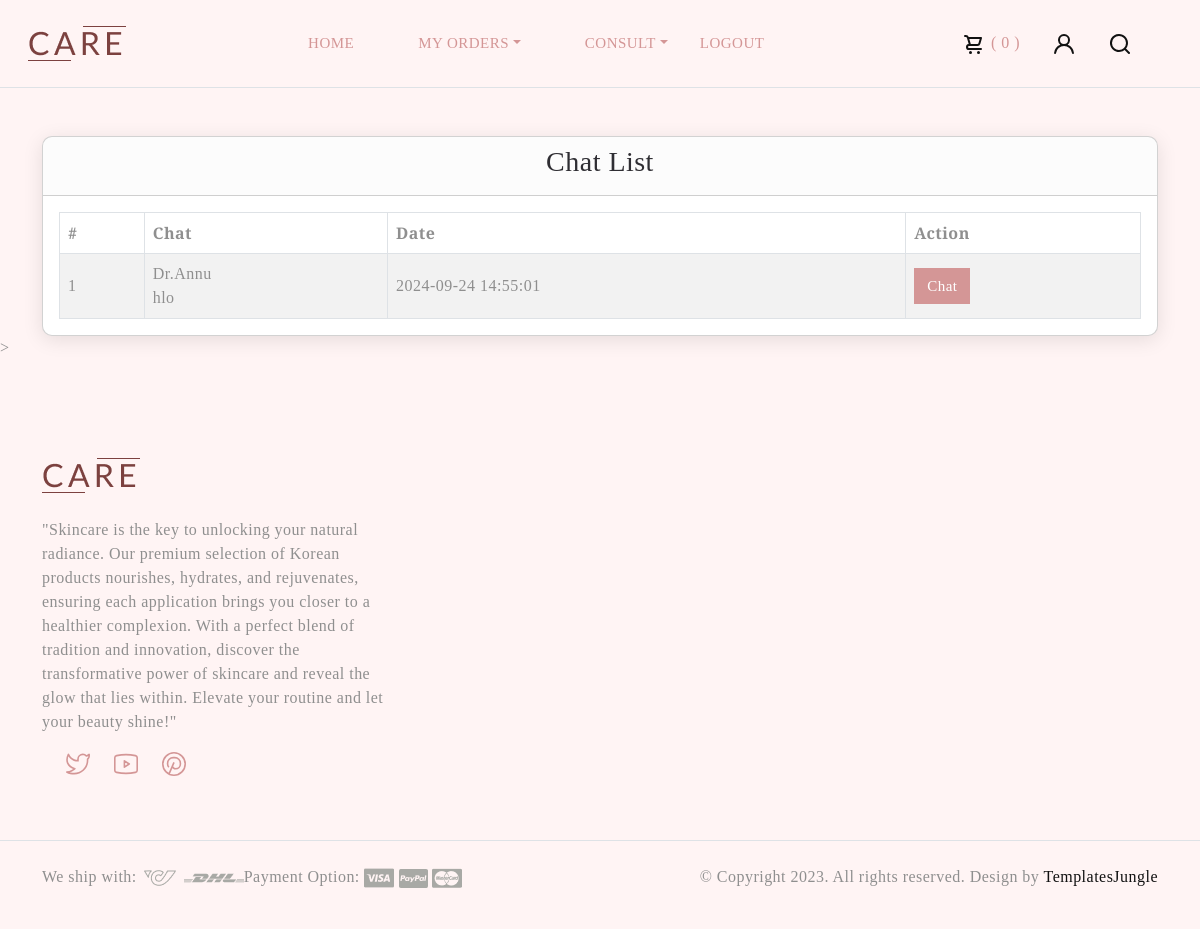
The app's page /Project/User/ChatList.php (signed in) with its own data.
### tables this page shows
CREATE TABLE `tbl_chatlist` (
  `chatlist_id` int(11) NOT NULL,
  `from_id` int(11) NOT NULL,
  `to_id` int(11) NOT NULL,
  `chat_content` varchar(500) NOT NULL,
  `chat_datetime` varchar(50) NOT NULL,
  `chat_type` varchar(20) NOT NULL
);

CREATE TABLE `tbl_derma` (
  `derma_id` int(11) NOT NULL,
  `derma_name` varchar(40) NOT NULL,
  `derma_vstatus` int(11) NOT NULL DEFAULT 0,
  `derma_email` varchar(29) NOT NULL,
  `derma_password` varchar(20) NOT NULL,
  `derma_address` varchar(50) NOT NULL,
  `derma_photo` varchar(100) NOT NULL,
  `derma_proof` varchar(100) NOT NULL,
  `derma_doj` varchar(20) NOT NULL,
  `derma_contact` int(11) NOT NULL,
  `place_id` int(11) NOT NULL
);

### Project/User/ChatList.php (the view, shortened to what this page needs)
<?php
include("Head.php");
?>
<!DOCTYPE html>
<html lang="en">
<head>
</head>
<body>
<div class="container mt-5">
    <div class="card">
        <div class="card-header text-center">
            <h3>Chat List</h3>
        </div>
        <div class="card-body">
            <table class="table table-bordered table-striped">
                <thead class="thead-light">
                    <tr>
                        <th>#</th>
                        <th>Chat</th>
                        <th>Date</th>
                        <th>Action</th>
                    </tr>
                </thead>
                <tbody>
                    <?php
                    $selChat = "SELECT * FROM tbl_chatlist WHERE from_id='" . $_SESSION['uid'] . "' OR to_id='" . $_SESSION['uid'] . "'";
                    $res = $Con->query($selChat);
                    $i = 0;
                    while ($data = $res->fetch_assoc()) {
                        $i++;
                        if ($data['chat_type'] == 'USER') {
                            $selUser = "SELECT * FROM tbl_derma WHERE derma_id =" . $data['from_id'];
                        } else {
                            $selUser = "SELECT * FROM tbl_derma WHERE derma_id =" . $data['to_id'];
                        }
                        $resUser = $Con->query($selUser);
                        $rowUser = $resUser->fetch_assoc();
                    ?>
                        <tr>
                            <td><?php echo $i; ?></td>
                            <td>
                                <p><?php echo htmlspecialchars($rowUser['derma_name']); ?></p>
                                <p><?php echo htmlspecialchars($data['chat_content']); ?></p>
                            </td>
                            <td><?php echo htmlspecialchars($data['chat_datetime']); ?></td>
                            <td>
                                <a href="Chat.php?id=<?php echo $rowUser['derma_id']; ?>" class="btn btn-primary">Chat</a>
                            </td>
                        </tr>
                    <?php
                    }
                    ?>
                </tbody>
            </table>
        </div>
    </div>
</div>
>
</body>
</html>
<?php
include("Foot.php");
?>

### Project/Assets/Templates/Main/style.css (style rules this page uses)
body { --heading-font: 'Prata', serif; --heading-font-weight: 400; --heading-color: #2F2E33; --heading-line-height: 1.24; --swiper-theme-color: #8C907E; --bs-body-font-family: 'Prata', serif; --bs-body-font-size: 16px; --bs-body-font-weight: 400; --bs-body-line-height: 1.5; --bs-body-color: #8f8f8f; --bs-body-color-rgb: 143, 143, 143; --bs-primary: #8C907E; --bs-secondary: #6c757d; --bs-light-secondary: #F6E7E5; --bs-dark-secondarry: #D49696; --bs-black: #2F2E33; --bs-light: #F1F1F0; --bs-dark: #212529; --bs-gray: #9aa1a7; --bs-gray-dark: #51565b; --bs-primary-rgb: 140, 144, 126; --bs-secondary-rgb: 108, 117, 125; --bs-black-rgb: 17, 17, 17; --bs-light-rgb: 241, 241, 240; --bs-dark-rgb: 33, 37, 41; --bs-link-color: #111; --bs-link-color-rgb: 17, 17, 17; --bs-link-decoration: underline; --bs-link-hover-color: #111; --bs-link-hover-color-rgb: 17, 17, 17; --bs-nav-link-font-size: 15px; }
body { letter-spacing: 0.03rem; background: #fff4f4; }
h1, .h1, h2, .h2, h3, .h3, h4, .h4, h5, .h5, h6, .h6 { font-family: var(--heading-font); font-weight: var(--heading-font-weight); color: var(--heading-color); line-height: var(--heading-line-height); }
a { text-decoration: none; }
.btn { --bs-btn-border-radius: 0; --bs-btn-font-size: 15px; }
.btn-primary { --bs-btn-color: #fff; --bs-btn-bg: var(--bs-dark-secondarry); --bs-btn-border-color: var(--bs-dark-secondarry); --bs-btn-hover-color: #fff; --bs-btn-hover-bg: var(--bs-dark-secondarry); --bs-btn-hover-border-color: var(--bs-dark-secondarry); --bs-btn-focus-shadow-rgb: 49, 132, 253; --bs-btn-active-color: #fff; --bs-btn-active-bg: var(--bs-dark-secondarry); --bs-btn-active-border-color: var(--bs-dark-secondarry); --bs-btn-active-shadow: inset 0 3px 5px rgba(0, 0, 0, 0.125); --bs-btn-disabled-color: #fff; --bs-btn-disabled-bg: var(--bs-dark-secondarry); --bs-btn-disabled-border-color: var(--bs-dark-secondarry); }

### Project/User/ChatList.php (style rules this page uses)
.card { border-radius: 10px; box-shadow: 0 4px 20px rgba(0, 0, 0, 0.1); }
.table { margin-bottom: 0; }
.table td { vertical-align: middle; }
.table p { margin: 0; }

### records on screen
tbl_chatlist: tbl_derma.derma_name "Dr.Annu", chat_content "hlo", chat_datetime "2024-09-24 14:55:01"

### other values on screen
$data['count'] "0"
